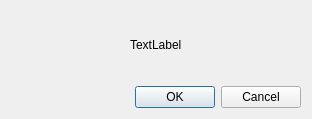
<?xml version="1.0" encoding="UTF-8"?>
<ui version="4.0">
 <class>ComfirmDialog</class>
 <widget class="QDialog" name="ComfirmDialog">
  <property name="geometry">
   <rect>
    <x>0</x>
    <y>0</y>
    <width>312</width>
    <height>119</height>
   </rect>
  </property>
  <property name="windowTitle">
   <string>Lee Comfirm Dialog</string>
  </property>
  <layout class="QGridLayout" name="gridLayout">
   <item row="0" column="0">
    <layout class="QVBoxLayout" name="verticalLayout">
     <item alignment="Qt::AlignmentFlag::AlignHCenter|Qt::AlignmentFlag::AlignVCenter">
      <widget class="QLabel" name="label">
       <property name="text">
        <string>TextLabel</string>
       </property>
      </widget>
     </item>
     <item>
      <widget class="QDialogButtonBox" name="buttonBox">
       <property name="orientation">
        <enum>Qt::Orientation::Horizontal</enum>
       </property>
       <property name="standardButtons">
        <set>QDialogButtonBox::StandardButton::Cancel|QDialogButtonBox::StandardButton::Ok</set>
       </property>
      </widget>
     </item>
    </layout>
   </item>
  </layout>
 </widget>
 <resources/>
 <connections>
  <connection>
   <sender>buttonBox</sender>
   <signal>accepted()</signal>
   <receiver>ComfirmDialog</receiver>
   <slot>accept()</slot>
   <hints>
    <hint type="sourcelabel">
     <x>248</x>
     <y>254</y>
    </hint>
    <hint type="destinationlabel">
     <x>157</x>
     <y>274</y>
    </hint>
   </hints>
  </connection>
  <connection>
   <sender>buttonBox</sender>
   <signal>rejected()</signal>
   <receiver>ComfirmDialog</receiver>
   <slot>reject()</slot>
   <hints>
    <hint type="sourcelabel">
     <x>316</x>
     <y>260</y>
    </hint>
    <hint type="destinationlabel">
     <x>286</x>
     <y>274</y>
    </hint>
   </hints>
  </connection>
 </connections>
</ui>
